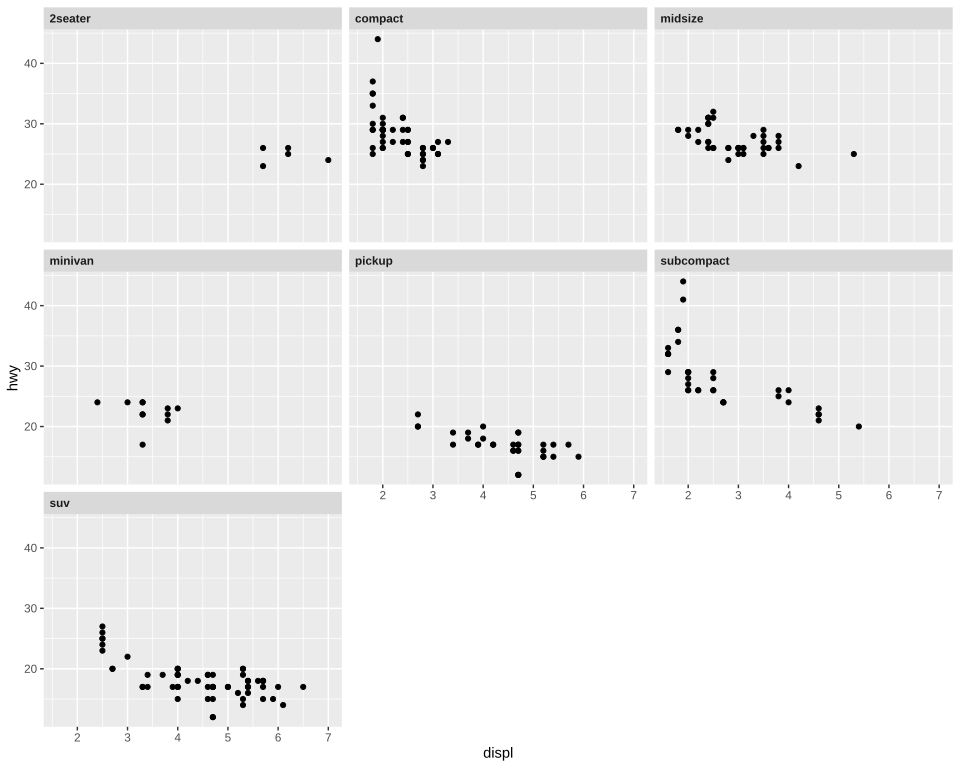

This chart was generated by the following R code:
# The plot test/golden/theme_text_strip.svg draws, drawn by ggplot2 itself, as ggplot2's own visual
# tests draw their snapshots: the independent check on that golden whenever it changes. The suite
# never runs this; it needs R, ggplot2 and vdiffr, saved as the Docker image giggly-r:ggplot2-4.0.3.
# From the repository's root:
#
#   docker run --rm -v "$PWD/test/golden":/golden:ro giggly-r:ggplot2-4.0.3 \
#     Rscript /golden/theme_text_strip.R > theme_text_strip.ggplot2.svg
#
# and compare the two drawings element by element, as test/golden/point.R describes.
#
# mpg's highway mileage against engine size in a panel per class, each strip's label bold and at
# its strip's left, its margin in.
#
# First checked with ggplot2 4.0.3 and vdiffr 1.0.9: every element matches once positions are
# rounded to two decimals (svglite writes the background's edge as R's rounding error), every clip
# path matches, and the one departure is test/golden/point.R's, the x axis drawn before the y.

library(ggplot2)

plot <- ggplot(mpg, aes(displ, hwy)) +
  geom_point() +
  facet_wrap(~class) +
  theme_gray() +
  theme(strip.text = element_text(hjust = 0, face = "bold"))

file <- tempfile(fileext = ".svg")
vdiffr::write_svg(plot, file)
cat(readLines(file), sep = "\n")
